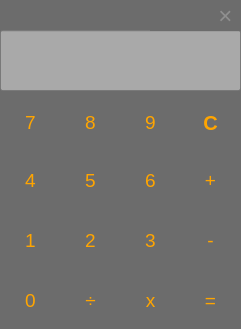
<?xml version="1.0" encoding="UTF-8"?>
<ui version="4.0">
 <class>MainWindow</class>
 <widget class="QMainWindow" name="MainWindow">
  <property name="geometry">
   <rect>
    <x>0</x>
    <y>0</y>
    <width>241</width>
    <height>329</height>
   </rect>
  </property>
  <property name="windowTitle">
   <string>MainWindow</string>
  </property>
  <property name="styleSheet">
   <string notr="true"/>
  </property>
  <widget class="QWidget" name="centralwidget">
   <property name="styleSheet">
    <string notr="true">QWidget{
background-color: #6c6c6c;
}</string>
   </property>
   <widget class="QLineEdit" name="result">
    <property name="enabled">
     <bool>false</bool>
    </property>
    <property name="geometry">
     <rect>
      <x>0</x>
      <y>30</y>
      <width>241</width>
      <height>61</height>
     </rect>
    </property>
    <property name="font">
     <font>
      <pointsize>20</pointsize>
      <weight>50</weight>
      <bold>false</bold>
     </font>
    </property>
    <property name="styleSheet">
     <string notr="true">QWidget{
background-color: darkgray;
}</string>
    </property>
   </widget>
   <widget class="QPushButton" name="btn7">
    <property name="geometry">
     <rect>
      <x>0</x>
      <y>92</y>
      <width>61</width>
      <height>61</height>
     </rect>
    </property>
    <property name="font">
     <font>
      <pointsize>14</pointsize>
      <weight>50</weight>
      <bold>false</bold>
     </font>
    </property>
    <property name="styleSheet">
     <string notr="true">QWidget{
background-color: #6c6c6c;
color: orange;
border-radius: 7px;
border-style: hidden;
}</string>
    </property>
    <property name="text">
     <string>7</string>
    </property>
   </widget>
   <widget class="QPushButton" name="btn8">
    <property name="geometry">
     <rect>
      <x>60</x>
      <y>92</y>
      <width>61</width>
      <height>61</height>
     </rect>
    </property>
    <property name="font">
     <font>
      <pointsize>14</pointsize>
      <weight>50</weight>
      <bold>false</bold>
     </font>
    </property>
    <property name="styleSheet">
     <string notr="true">QWidget{
background-color: #6c6c6c;
color: orange;
border-radius: 7px;
border-style: hidden;
}</string>
    </property>
    <property name="text">
     <string>8</string>
    </property>
   </widget>
   <widget class="QPushButton" name="btn9">
    <property name="geometry">
     <rect>
      <x>120</x>
      <y>92</y>
      <width>61</width>
      <height>61</height>
     </rect>
    </property>
    <property name="font">
     <font>
      <pointsize>14</pointsize>
      <weight>50</weight>
      <bold>false</bold>
     </font>
    </property>
    <property name="styleSheet">
     <string notr="true">QWidget{
background-color: #6c6c6c;
color: orange;
border-radius: 7px;
border-style: hidden;
}</string>
    </property>
    <property name="text">
     <string>9</string>
    </property>
   </widget>
   <widget class="QPushButton" name="btnClear">
    <property name="geometry">
     <rect>
      <x>180</x>
      <y>92</y>
      <width>61</width>
      <height>61</height>
     </rect>
    </property>
    <property name="font">
     <font>
      <pointsize>15</pointsize>
      <weight>75</weight>
      <bold>true</bold>
     </font>
    </property>
    <property name="styleSheet">
     <string notr="true">QWidget{
background-color: #6c6c6c;
color: orange;
border-radius: 7px;
border-style: hidden;
}</string>
    </property>
    <property name="text">
     <string>C</string>
    </property>
   </widget>
   <widget class="QPushButton" name="btn4">
    <property name="geometry">
     <rect>
      <x>0</x>
      <y>150</y>
      <width>61</width>
      <height>61</height>
     </rect>
    </property>
    <property name="font">
     <font>
      <pointsize>14</pointsize>
      <weight>50</weight>
      <bold>false</bold>
     </font>
    </property>
    <property name="styleSheet">
     <string notr="true">QWidget{
background-color: #6c6c6c;
color: orange;
border-radius: 7px;
border-style: hidden;
}</string>
    </property>
    <property name="text">
     <string>4</string>
    </property>
   </widget>
   <widget class="QPushButton" name="btn5">
    <property name="geometry">
     <rect>
      <x>60</x>
      <y>150</y>
      <width>61</width>
      <height>61</height>
     </rect>
    </property>
    <property name="font">
     <font>
      <pointsize>14</pointsize>
      <weight>50</weight>
      <bold>false</bold>
     </font>
    </property>
    <property name="styleSheet">
     <string notr="true">QWidget{
background-color: #6c6c6c;
color: orange;
border-radius: 7px;
border-style: hidden;
}</string>
    </property>
    <property name="text">
     <string>5</string>
    </property>
   </widget>
   <widget class="QPushButton" name="btn6">
    <property name="geometry">
     <rect>
      <x>120</x>
      <y>150</y>
      <width>61</width>
      <height>61</height>
     </rect>
    </property>
    <property name="font">
     <font>
      <pointsize>14</pointsize>
      <weight>50</weight>
      <bold>false</bold>
     </font>
    </property>
    <property name="styleSheet">
     <string notr="true">QWidget{
background-color: #6c6c6c;
color: orange;
border-radius: 7px;
border-style: hidden;
}</string>
    </property>
    <property name="text">
     <string>6</string>
    </property>
   </widget>
   <widget class="QPushButton" name="btnPlus">
    <property name="geometry">
     <rect>
      <x>180</x>
      <y>150</y>
      <width>61</width>
      <height>61</height>
     </rect>
    </property>
    <property name="font">
     <font>
      <pointsize>14</pointsize>
      <weight>50</weight>
      <bold>false</bold>
     </font>
    </property>
    <property name="styleSheet">
     <string notr="true">QWidget{
background-color: #6c6c6c;
color: orange;
border-radius: 7px;
border-style: hidden;
}</string>
    </property>
    <property name="text">
     <string>+</string>
    </property>
   </widget>
   <widget class="QPushButton" name="btnMinus">
    <property name="geometry">
     <rect>
      <x>180</x>
      <y>210</y>
      <width>61</width>
      <height>61</height>
     </rect>
    </property>
    <property name="font">
     <font>
      <pointsize>14</pointsize>
      <weight>50</weight>
      <bold>false</bold>
     </font>
    </property>
    <property name="styleSheet">
     <string notr="true">QWidget{
background-color: #6c6c6c;
color: orange;
border-radius: 7px;
border-style: hidden;
}</string>
    </property>
    <property name="text">
     <string>-</string>
    </property>
   </widget>
   <widget class="QPushButton" name="btn3">
    <property name="geometry">
     <rect>
      <x>120</x>
      <y>210</y>
      <width>61</width>
      <height>61</height>
     </rect>
    </property>
    <property name="font">
     <font>
      <pointsize>14</pointsize>
      <weight>50</weight>
      <bold>false</bold>
     </font>
    </property>
    <property name="styleSheet">
     <string notr="true">QWidget{
background-color: #6c6c6c;
color: orange;
border-radius: 7px;
border-style: hidden;
}</string>
    </property>
    <property name="text">
     <string>3</string>
    </property>
   </widget>
   <widget class="QPushButton" name="btn2">
    <property name="geometry">
     <rect>
      <x>60</x>
      <y>210</y>
      <width>61</width>
      <height>61</height>
     </rect>
    </property>
    <property name="font">
     <font>
      <pointsize>14</pointsize>
      <weight>50</weight>
      <bold>false</bold>
     </font>
    </property>
    <property name="styleSheet">
     <string notr="true">QWidget{
background-color: #6c6c6c;
color: orange;
border-radius: 7px;
border-style: hidden;
}</string>
    </property>
    <property name="text">
     <string>2</string>
    </property>
   </widget>
   <widget class="QPushButton" name="btn1">
    <property name="geometry">
     <rect>
      <x>0</x>
      <y>210</y>
      <width>61</width>
      <height>61</height>
     </rect>
    </property>
    <property name="font">
     <font>
      <pointsize>14</pointsize>
      <weight>50</weight>
      <bold>false</bold>
     </font>
    </property>
    <property name="styleSheet">
     <string notr="true">QWidget{
background-color: #6c6c6c;
color: orange;
border-radius: 7px;
border-style: hidden;
}</string>
    </property>
    <property name="text">
     <string>1</string>
    </property>
   </widget>
   <widget class="QPushButton" name="btn0">
    <property name="geometry">
     <rect>
      <x>0</x>
      <y>270</y>
      <width>61</width>
      <height>61</height>
     </rect>
    </property>
    <property name="font">
     <font>
      <pointsize>14</pointsize>
      <weight>50</weight>
      <bold>false</bold>
     </font>
    </property>
    <property name="styleSheet">
     <string notr="true">QWidget{
background-color: #6c6c6c;
color: orange;
border-radius: 7px;
border-style: hidden;
}</string>
    </property>
    <property name="text">
     <string>0</string>
    </property>
   </widget>
   <widget class="QPushButton" name="btnDivision">
    <property name="geometry">
     <rect>
      <x>60</x>
      <y>270</y>
      <width>61</width>
      <height>61</height>
     </rect>
    </property>
    <property name="font">
     <font>
      <pointsize>14</pointsize>
      <weight>50</weight>
      <bold>false</bold>
     </font>
    </property>
    <property name="styleSheet">
     <string notr="true">QWidget{
background-color: #6c6c6c;
color: orange;
border-radius: 7px;
border-style: hidden;
}</string>
    </property>
    <property name="text">
     <string>÷</string>
    </property>
   </widget>
   <widget class="QPushButton" name="btnMultipliedBy">
    <property name="geometry">
     <rect>
      <x>120</x>
      <y>270</y>
      <width>61</width>
      <height>61</height>
     </rect>
    </property>
    <property name="font">
     <font>
      <pointsize>14</pointsize>
      <weight>50</weight>
      <bold>false</bold>
     </font>
    </property>
    <property name="styleSheet">
     <string notr="true">QWidget{
background-color: #6c6c6c;
color: orange;
border-radius: 7px;
border-style: hidden;
}</string>
    </property>
    <property name="text">
     <string>x</string>
    </property>
   </widget>
   <widget class="QPushButton" name="btnEqual">
    <property name="geometry">
     <rect>
      <x>180</x>
      <y>270</y>
      <width>61</width>
      <height>61</height>
     </rect>
    </property>
    <property name="font">
     <font>
      <pointsize>14</pointsize>
      <weight>50</weight>
      <bold>false</bold>
     </font>
    </property>
    <property name="styleSheet">
     <string notr="true">QWidget{
background-color: #6c6c6c;
color: orange;
border-radius: 7px;
border-style: hidden;
}</string>
    </property>
    <property name="text">
     <string>=</string>
    </property>
   </widget>
   <widget class="QLabel" name="titleBar">
    <property name="geometry">
     <rect>
      <x>0</x>
      <y>-1</y>
      <width>241</width>
      <height>31</height>
     </rect>
    </property>
    <property name="styleSheet">
     <string notr="true">QWidget{
background-color: #6c6c6c;
border-radius: 7px;
}</string>
    </property>
    <property name="text">
     <string/>
    </property>
   </widget>
   <widget class="QPushButton" name="btnExit">
    <property name="geometry">
     <rect>
      <x>210</x>
      <y>0</y>
      <width>31</width>
      <height>31</height>
     </rect>
    </property>
    <property name="font">
     <font>
      <pointsize>18</pointsize>
      <weight>50</weight>
      <bold>false</bold>
     </font>
    </property>
    <property name="styleSheet">
     <string notr="true">QWidget{
border: 5px solid #6c6c6c;
color: #8f8f8f;
}
QWidget:hover{
background-color: red;
border-color: red;
color: white;
}</string>
    </property>
    <property name="text">
     <string>×</string>
    </property>
   </widget>
   <widget class="QLabel" name="label">
    <property name="geometry">
     <rect>
      <x>0</x>
      <y>0</y>
      <width>241</width>
      <height>331</height>
     </rect>
    </property>
    <property name="styleSheet">
     <string notr="true">QWidget{
background-color: #6c6c6c;
color: orange;
border-radius: 7px;
border-style: hidden;
}</string>
    </property>
    <property name="text">
     <string/>
    </property>
   </widget>
   <widget class="QPushButton" name="btnMaximize">
    <property name="enabled">
     <bool>false</bool>
    </property>
    <property name="geometry">
     <rect>
      <x>180</x>
      <y>0</y>
      <width>31</width>
      <height>31</height>
     </rect>
    </property>
    <property name="font">
     <font>
      <pointsize>14</pointsize>
      <weight>75</weight>
      <bold>true</bold>
     </font>
    </property>
    <property name="styleSheet">
     <string notr="true">QWidget{
border: 5px solid #6c6c6c;
color: darkgray;
}
QWidget:hover{
background-color: red;
border-color: red;
color: white;
}</string>
    </property>
    <property name="text">
     <string/>
    </property>
    <property name="icon">
     <iconset>
      <normaloff>Maximize.png</normaloff>Maximize.png</iconset>
    </property>
   </widget>
   <widget class="QPushButton" name="btnMinimize">
    <property name="geometry">
     <rect>
      <x>150</x>
      <y>0</y>
      <width>31</width>
      <height>31</height>
     </rect>
    </property>
    <property name="font">
     <font>
      <pointsize>14</pointsize>
      <weight>75</weight>
      <bold>true</bold>
     </font>
    </property>
    <property name="styleSheet">
     <string notr="true">QWidget{
border: 5px solid #6c6c6c;
color: darkgray;
}
QWidget:hover{
background-color: red;
border-color: red;
color: white;
}</string>
    </property>
    <property name="text">
     <string/>
    </property>
    <property name="icon">
     <iconset>
      <normaloff>Minimize.png</normaloff>Minimize.png</iconset>
    </property>
   </widget>
   <zorder>label</zorder>
   <zorder>result</zorder>
   <zorder>btn7</zorder>
   <zorder>btn8</zorder>
   <zorder>btn9</zorder>
   <zorder>btnClear</zorder>
   <zorder>btn4</zorder>
   <zorder>btn5</zorder>
   <zorder>btn6</zorder>
   <zorder>btnPlus</zorder>
   <zorder>btnMinus</zorder>
   <zorder>btn3</zorder>
   <zorder>btn2</zorder>
   <zorder>btn1</zorder>
   <zorder>btn0</zorder>
   <zorder>btnDivision</zorder>
   <zorder>btnMultipliedBy</zorder>
   <zorder>btnEqual</zorder>
   <zorder>titleBar</zorder>
   <zorder>btnExit</zorder>
   <zorder>btnMaximize</zorder>
   <zorder>btnMinimize</zorder>
  </widget>
 </widget>
 <resources/>
 <connections/>
</ui>
